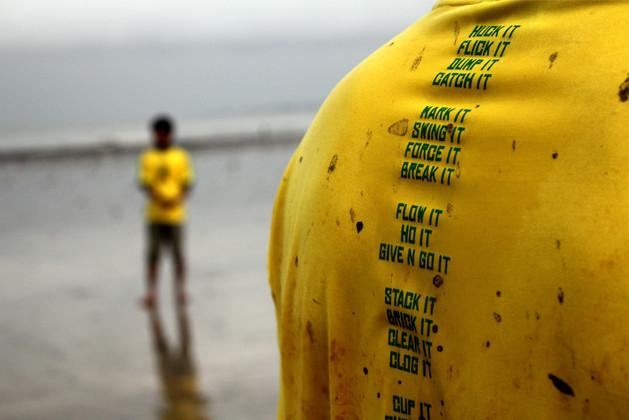
#> input picture assets/img/anthem-1.5.jpg, 629 x 420 px
$ python carouselify_images.py ../assets/img/anthem-1.5.jpg 1.0
#> lines starting #> are read from the running program, lines starting #| are printed output that depends on the picture
#> in carouselify_image, image is the input picture: PIL image 629x420 RGB; mean R, G, B 166.5, 145.9, 86
""" XXX: Helper script ... """

from os.path import basename
from PIL import Image

ASPECT_RATIOS = (1.5, 2, 2.5)
PREFIX = '/assets/img/'
STYLE_MAPPING = {
    '1.5': 'visible-sm',
    '2': 'visible-md',
    '2.5': 'visible-lg',
}


def distance(a, b):
    return (a-b) * (a-b)


def save_image(image, aspect_ratio, filename, format):
    """ Save the image with the aspect_ratio details in the name. """

    from os.path import splitext

    name, ext = splitext(filename)
    outfile = ''.join([name, '-', str(aspect_ratio), ext])

    image.save(outfile, format)

    return outfile


def get_image_aspect_ratio(image):
    """ Return the aspect ratio of the image. """

    width, height = image.size
#> width = 629; height = 420
    ratio = float(width)/height
#> ratio = 1.5

    d = 1000000
    aspect_ratio = ASPECT_RATIOS[0]

    for r in ASPECT_RATIOS:
        d_ = distance(ratio, r)
        if d_ <= d:
            aspect_ratio = r
            d = d_
#> after the loop, aspect_ratio = 1.5; d = 5.67e-06

    return aspect_ratio


def convert_to(image, current_aspect_ratio, new_aspect_ratio, offset):
    """ Convert the image to the given aspect ratio. """

    crop_factor = current_aspect_ratio / new_aspect_ratio

    if crop_factor != 1.0:
        width, height = image.size
        top = int(height * (1-crop_factor) * (1 + offset) / 2.)
        bot = int(height * crop_factor) + top
        area = image.crop((0, top, width, bot))
    else:
        area = image.copy()

    return save_image(area, new_aspect_ratio, image.filename, image.format)


def carouselify_image(image_path, offset=0):
    """ Make the image usable in a carousel. """

    image = Image.open(image_path)
    aspect_ratio = get_image_aspect_ratio(image)
#> aspect_ratio = 1.5

    for r in ASPECT_RATIOS:
        filename = basename(convert_to(image, aspect_ratio, r, offset))
        path = PREFIX + filename
        print('<img src="%s" class="%s">' % (path, STYLE_MAPPING[str(r)]))
#> this loop made 3 passes
#> (crop_factor in convert_to, top in convert_to, bot in convert_to, path) on passes 2 to 3: (0.75, 105, 420, '/assets/img/anthem-1.5-2.jpg'), (0.6, 168, 420, '/assets/img/anthem-1.5-2.5.jpg')
#> (crop_factor in convert_to, path) on pass 1: (1, '/assets/img/anthem-1.5-1.5.jpg')
#| <img src="/assets/img/anthem-1.5-1.5.jpg" class="visible-sm">
#| <img src="/assets/img/anthem-1.5-2.jpg" class="visible-md">
#| <img src="/assets/img/anthem-1.5-2.5.jpg" class="visible-lg">
#> pass 2, in convert_to (call 2), `area = image.crop((0, top, width, bot))`:
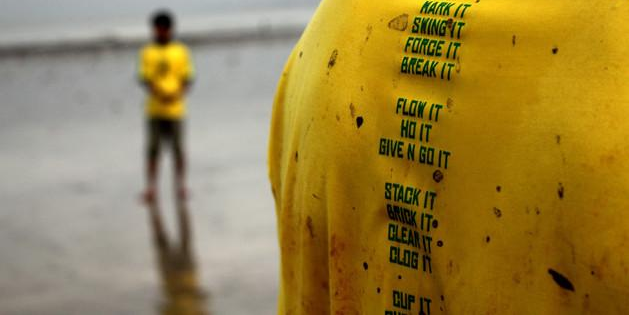
#> area: PIL image 629x315 RGB; mean R, G, B 154.5, 130.8, 69.4
#> pass 3, in convert_to (call 3), `area = image.crop((0, top, width, bot))`:
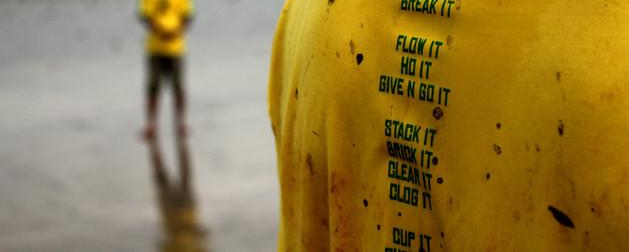
#> area: PIL image 629x252 RGB; mean R, G, B 150, 125.4, 66.8

if __name__ == '__main__':
    import sys

    if len(sys.argv) < 2:
        print('Usage: %s path/to/image [offset]' % sys.argv[0])
        print('    offset: the offset of the box from center. -1 is top.')

    else:

        offset = float(sys.argv[2]) if len(sys.argv) == 3 else 0
        if offset < -1:
            offset = -1
        elif offset > 1:
            offset = 1

        carouselify_image(sys.argv[1], offset)

$ run again, on assets/img/dsc00091-1.5.jpg
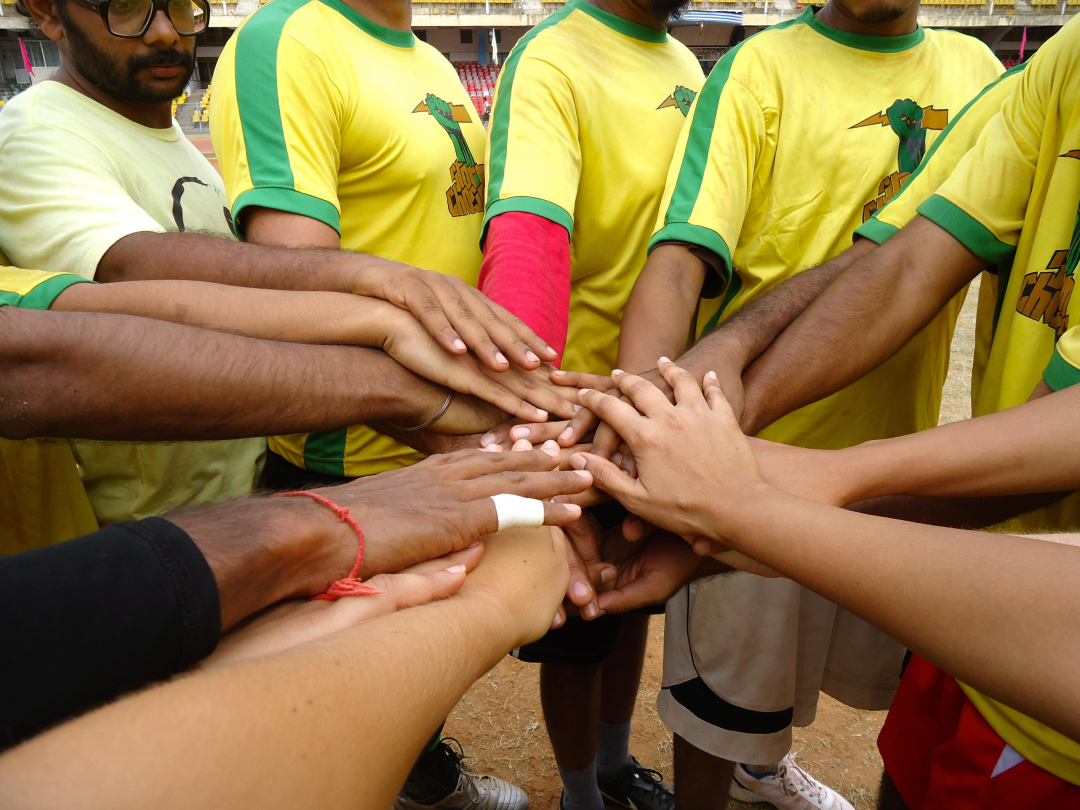
#> input picture assets/img/dsc00091-1.5.jpg, 4320 x 3240 px (shown at 1/4 size)
#> in carouselify_image, image is the input picture: PIL image 4320x3240 RGB; mean R, G, B 146.5, 119, 71.3
#> in carouselify_image, `aspect_ratio = get_image_aspect_ratio(image)`: aspect_ratio = 1.5
#> the loop in carouselify_image, `for r in ASPECT_RATIOS:` made 3 passes
#> (crop_factor in convert_to, top in convert_to, bot in convert_to, path) on passes 2 to 3: (0.75, 810, 3240, '/assets/img/dsc00091-1.5-2.jpg'), (0.6, 1296, 3240, '/assets/img/dsc00091-1.5-2.5.jpg')
#> (printed output is left out)
#> pass 2, in convert_to (call 2), `area = image.crop((0, top, width, bot))`:
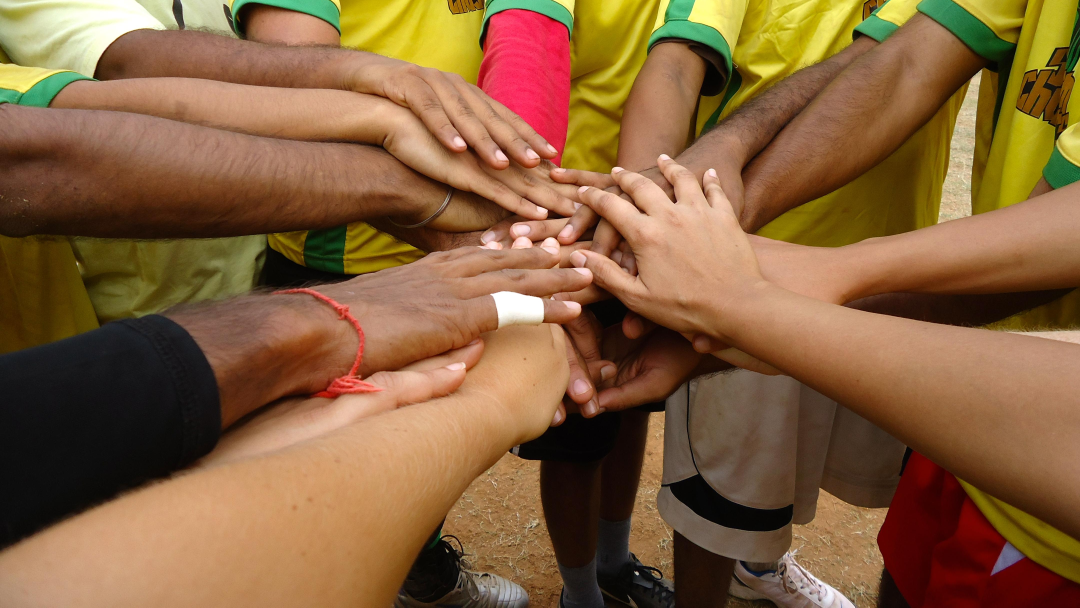
#> area: PIL image 4320x2430 RGB (shown at 1/4 size); mean R, G, B 134.2, 97.8, 61.7
#> pass 3, in convert_to (call 3), `area = image.crop((0, top, width, bot))`:
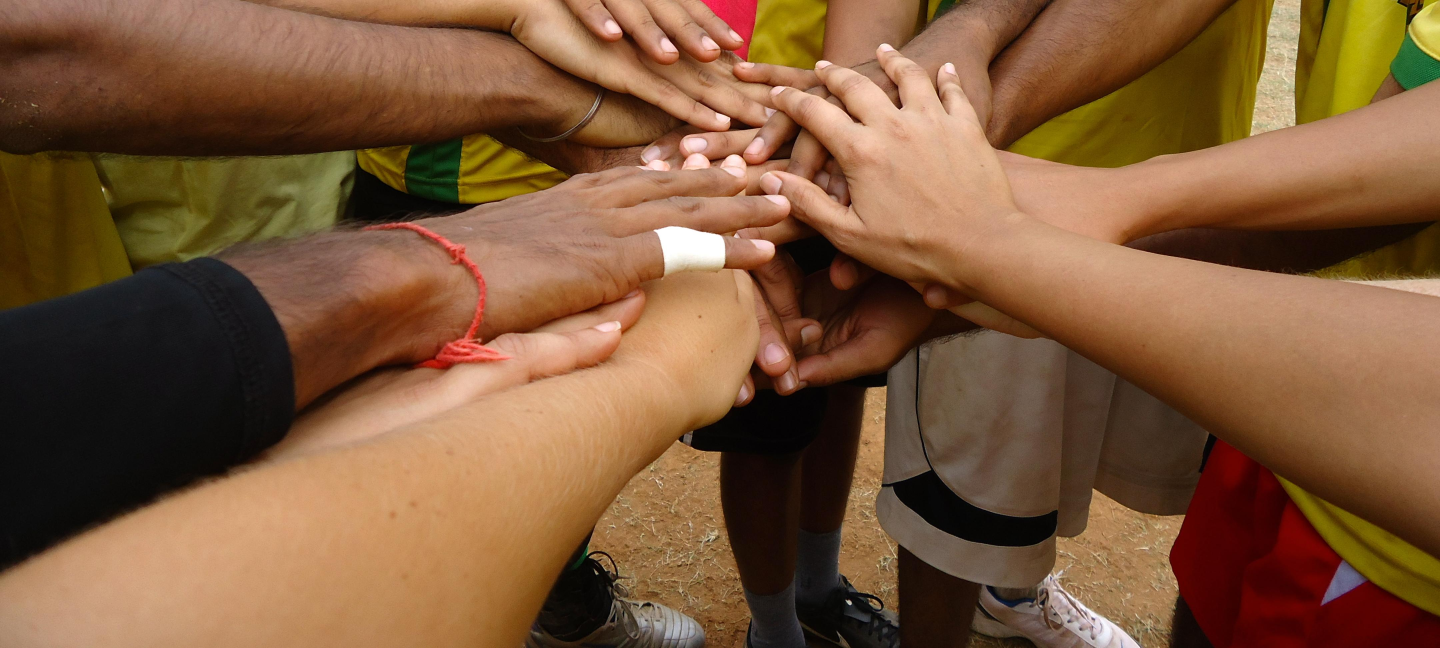
#> area: PIL image 4320x1944 RGB (shown at 1/3 size); mean R, G, B 126.6, 89.3, 58.7
